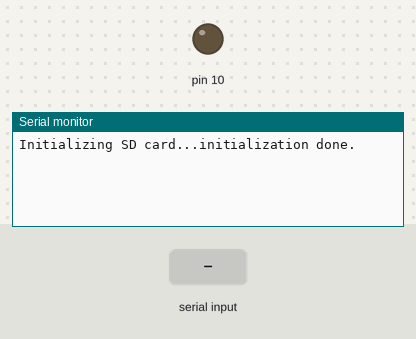
Simulated run of this sketch. Board: Arduino Uno, built with avr-gcc and run on an emulated ATmega328P. Shown: output pins drawn as LEDs (lit = HIGH), the last lines printed to the serial monitor. The test bench sets the inputs (shaded band). Storage starts empty.

Above: at 1.2 s.
1.3 s: "A\n" received over Serial
At 2.3 s:
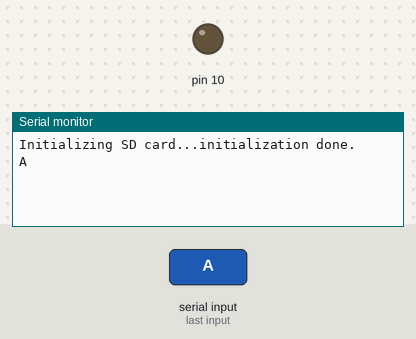
2.8 s: "T\n" received over Serial
At 3.4 s:
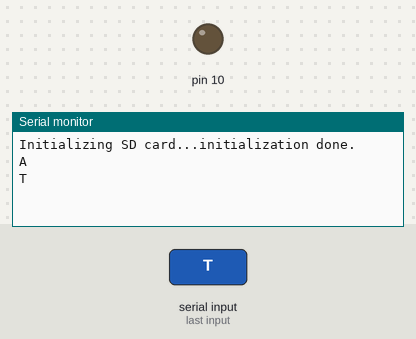
4.3 s: "R\n" received over Serial
At 5.8 s:
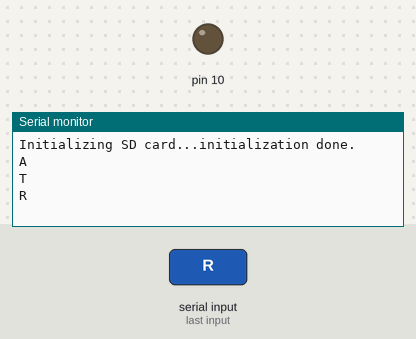

Measured:
- after the input at 1.3 s, the serial monitor: prints a new line at once (image 1)
- after the input at 2.8 s, the serial monitor: prints a new line at once (image 2)
- after the input at 4.3 s, the serial monitor: prints a new line at once (image 3)

The sketch:

DataLogger.ino
```cpp
/*
  SD card basic file example

 This example shows how to create and destroy an SD card file
 The circuit:
 * SD card attached to SPI bus as follows:
 ** MOSI - pin 11
 ** MISO - pin 12
 ** CLK - pin 13
 ** CS - pin 4

 */
#include <SD.h>

File myFile;
int incomingByte = 0;   // for incoming serial data
char buffer[300];
byte poziceBuffer=0;

void setup()
{
 // Open serial communications and wait for port to open:
  Serial.begin(115200);
   while (!Serial) {
    ; // wait for serial port to connect. Needed for Leonardo only
  }


  Serial.print("Initializing SD card...");
  // On the Ethernet Shield, CS is pin 4. It's set as an output by default.
  // Note that even if it's not used as the CS pin, the hardware SS pin
  // (10 on most Arduino boards, 53 on the Mega) must be left as an output
  // or the SD library functions will not work.
  pinMode(10, OUTPUT);

  if (!SD.begin(4)) {
    Serial.println("initialization failed!");
    return;
  }
  Serial.println("initialization done.");
}

void loop()
{

  // send data only when you receive data:
  if (Serial.available() > 0) {
    // read the incoming byte:
    incomingByte = Serial.read();

    // say what you got:
    /*Serial.print(poziceBuffer);
    Serial.print("I received: ");
    Serial.println(incomingByte, DEC);*/
    buffer[poziceBuffer++]=incomingByte;
    if (incomingByte==10) {
      buffer[poziceBuffer-1]='\0';
      Serial.println(buffer);
      if (buffer[0]=='A' && buffer[1]=='T') {
        if (buffer[2]=='R') {
          myFile = SD.open("20120820.txt", FILE_READ);
          // read from the file until there's nothing else in it:
          while (myFile.available()) {
    	    Serial.write(myFile.read());
          }
          myFile.close();

          Serial.println("<OK>");
        }
        if (buffer[2]=='W') {
          myFile = SD.open("20120820.txt", FILE_WRITE);
          poziceBuffer=3;
          while (buffer[poziceBuffer++]!='\0') {
            myFile.write(buffer[poziceBuffer-1]);
          }
          myFile.write("\n");

          myFile.close();

          Serial.println("<OK>");
        }

      }
      memset(buffer,'\0',30);
      poziceBuffer=0;
    }
  }


  // Check to see if the file exists:
  if (!SD.exists("20120820.txt")) {
    myFile = SD.open("20120820.txt", FILE_WRITE);
  }
  myFile.close();
}
```
